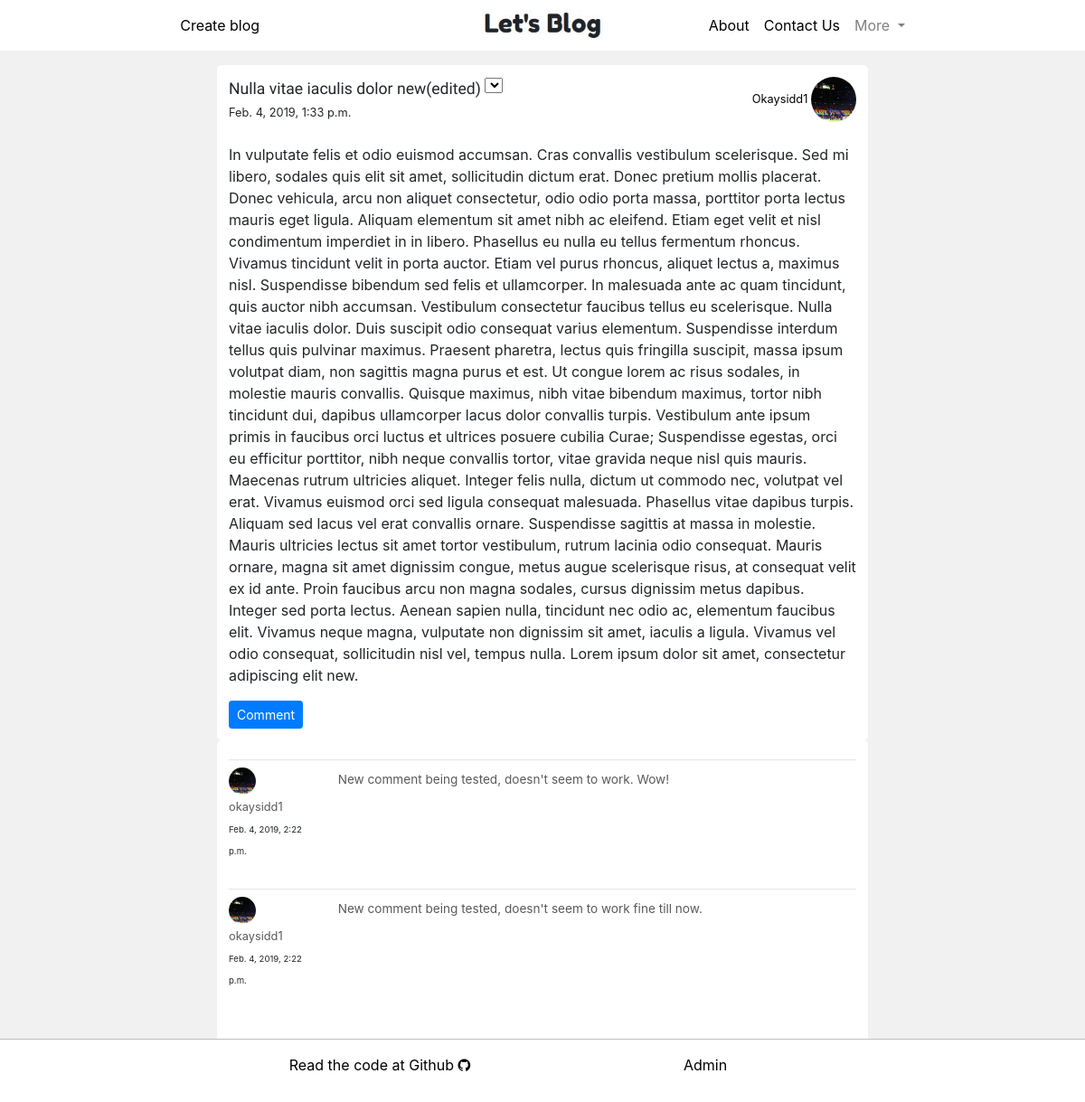
The page /post/8/ (signed in) on the database its author committed.
### blogs_app/models.py (models this page shows, shortened)
class Post_model(models.Model):
    author = models.ForeignKey(Author_model, on_delete=models.CASCADE)
    title_original = models.CharField(max_length=200)
    title_edited = models.CharField(max_length=200, default="")
    body_original = models.TextField()
    body_edited = models.TextField(default="")
    created_on = models.DateTimeField(auto_now_add=True)
    created_on = models.DateTimeField(default=timezone.now())
    modified_on = models.DateTimeField(blank=True, null=True)
    published_on = models.DateTimeField(blank=True, null=True)

class Comment_model(models.Model):
    post = models.ForeignKey(Post_model, on_delete=models.CASCADE)
    author = models.ForeignKey(Author_model, on_delete=models.CASCADE)
    comment_text = models.TextField()
    created_on = models.DateTimeField(auto_now_add=True)

### users_app/models.py (models this page shows, shortened)
class Author_model(models.Model):
    author_name = models.OneToOneField(User, on_delete=models.CASCADE, primary_key=True)
    git = models.URLField(max_length=128, blank=True)
    profile_pic = models.ImageField(default='default.jpeg', upload_to='profile_pics')
    def __str__(self):
        return str(self.author_name)

### blogs_app/views.py (the view)
# urls.py: path('post/<int:pk>/', DetailPostView.as_view(), name="post"),
class DetailPostView(LoginRequiredMixin, DetailView):
    login_url = '/login/'
    redirect_field_name = 'next'
    model = Post_model
    fields = ['title_original', 'body_original', 'created_on', 'author', 'published_on', 'title_edited', 'body_edited']
    def get_context_data(self, **kwargs):
        context = super().get_context_data(**kwargs)
        author = Author_model.objects.filter(post_model=get_object_or_404(Post_model, id=self.kwargs['pk']))[0].author_name
        context['title'] = 'Post by ' + str(author)
        comments = Comment_model.objects.filter(post=self.kwargs['pk']).order_by('-created_on')
        context['comments'] = comments
        return context

### blogs_app/templates/blogs_app/post_model_detail.html (shortened to what this page needs)
{% extends 'system_app/base.html' %}
{% block base_body_block %}
{% load staticfiles %}
<link rel="stylesheet" href="{% static 'blogs_app/post_model_detail.css' %}">
<br><br>
<div class="container post-complete">
{% if not post_model.published_on and post_model.author.author_name == user %}
  <div class="row ">
    <div class="col-md-8">
        <span class="post-title">{{ post_model.title_original }}</span>
        {% if post_model.author.author_name == user %}
          <select class="edit-post" onchange="location = this.value;">
            <option value=""></option>
            <option value="{% url 'blogs:edit-post' pk=post_model.pk %}">Edit Post&nbsp</option>
            <option value="{% url 'blogs:delete-post' pk=post_model.pk %}">Delete</option>
          </select>
        {% else %}
        {% endif %}
        <br>
        <small>Created on : {{ post_model.created_on }}</small>
    </div>
    <div class="col-md-4">
        <span class="author-name">
            <a class="black-href" href="{% url 'users:view-profile' pk=post_model.author.pk %}">
                <small>
                    {{ post_model.author|title}}
                </small>
                <img class="profile-pic" src="{{ post_model.author.profile_pic.url }}" alt="no image found">
            </a>
        </span>
    </div>
    </div><br>
    <p><span class="postarea">{{ post_model.body_original }}</span></p>
    {% if post_model.published_on %}
      <input id="comments-btn" onclick="display_comments()" type="submit" class="btn btn-primary btn-sm" value="Comment">
  </div>
    <div id="comments-all" class="container">
      <form class="comment-form form-group" action="{% url 'blogs:comment-post' pk=post_model.pk %}" method="POST">
        {% csrf_token %}
        <div class="row">
          <div class="col-md-10">
            <input type="text" name="comment-bar" class="comment-bar" placeholder="Add new comment">
          </div>
          <div class="col-md-2">
            <input type="submit" class="btn btn-primary btn-sm" value="Comment">
          </div>
        </div>
      </form>
    </div>
    <div class="comments-list container">
      {% for comment in comments %}
      <hr class="my-2">
      <div class="row">
        <div class="col-md-2">
          <a class="black-href" href="{% url 'users:view-profile' pk=comment.author.pk %}">
            <img class="comment-profile-pic" src="{{ comment.author.profile_pic.url }}" alt="No image found">
            <small class="comment-author">{{ comment.author }}</small><br>
          </a>
          <small class="comment-time">{{ comment.created_on }}</small>
        </div>
        <div class="col-md-10">
          <span class="font-comment">{{ comment.comment_text }}</span>
        </div>
      </div>
      <br>
      {% endfor %}
      <br>
  {% else %}
    <a class="btn btn-info" href="{% url 'blogs:publish-post' pk=post_model.pk %}">Publish</a>
  {% endif %}
  {% elif post_model.published_on %}
  <div class="row ">
    <div class="col-md-8">
        <span class="post-title">{{ post_model.title_original }}</span>
        {% if post_model.author.author_name == user %}
          <select class="edit-post" onchange="location = this.value;">
            <option value=""></option>
            {% if post_model.modified_on %}
              <option value="{% url 'blogs:history-post' pk=post_model.pk %}">View original version&nbsp</option>
            {% endif %}
            <option value="{% url 'blogs:edit-post' pk=post_model.pk %}">Edit Post&nbsp</option>
            <option value="{% url 'blogs:delete-post' pk=post_model.pk %}">Delete</option>
          </select>
        {% else %}
          {% if post_model.modified_on %}
          <select class="edit-post" onchange="location = this.value;">
            <option value=""></option>
              <option value="{% url 'blogs:history-post' pk=post_model.pk %}">View original version&nbsp</option>
          </select>
          {% endif %}
        {% endif %}
        <br>
        <small>{{ post_model.published_on }}</small>
    </div>
    <div class="col-md-4">
        <span class="author-name">
            <a class="black-href" href="{% url 'users:view-profile' pk=post_model.author.pk %}">
                <small>
                    {{ post_model.author|title}}
                </small>
                <img class="profile-pic" src="{{ post_model.author.profile_pic.url }}" alt="no image found">
            </a>
        </span>
    </div>
    </div><br>
    <p><span class="postarea">{{ post_model.body_original }}</span></p>
    {% if post_model.published_on %}
      <input id="comments-btn" onclick="display_comments()" type="submit" class="btn btn-primary btn-sm" value="Comment">
  </div>
    <div class="comments-list container">
      {% for comment in comments %}
      <hr class="my-2">
      <div class="row">
        <div class="col-md-2">
          <a class="black-href" href="{% url 'users:view-profile' pk=comment.author.pk %}">
            <img class="comment-profile-pic" src="{{ comment.author.profile_pic.url }}" alt="No image found">
            <small class="comment-author">{{ comment.author }}</small><br>
          </a>
          <small class="comment-time">{{ comment.created_on }}</small>
        </div>
        <div class="col-md-10">
          <span class="font-comment">{{ comment.comment_text }}</span>
        </div>
      </div>
      <br>
      {% endfor %}
      <br>
  {% else %}
    <a class="btn btn-info" href="{% url 'blogs:publish-post' pk=post_model.pk %}">Publish</a>
  {% endif %}
  {% else %}
    <h5>Post you're trying to view isn't published yet.</h5>
  {% endif %}
</div>
<br><br>
{% endblock %}

### system_app/static/system_app/base.css (style rules this page uses)
html, body { height: 100%; margin: 0px; }
.black-href { color: black; }

### blogs_app/static/blogs_app/post_model_detail.css (style rules this page uses)
.post-complete { background-color: white; padding: 13px; border-radius: 5px; }
body { background-color: #f1f1f1; }
.container { width: 60%; }
.author-name { float: right; }
.post-title { font-family: 'Expletus Sans', cursive; font-size: 1.1em; }
.black-href { color: black; }
.edit-post { width: 20px; height: 17px; }
.profile-pic { width: 50px; height: 50px; border-radius: 50%; object-fit: cover; }
.comment-profile-pic { width: 30px; height: 30px; border-radius: 50%; object-fit: cover; }
.comment-time { font-size: 0.6em; }
.font-comment { font-size: 0.85em; color: #595959; }
.comment-author { color: #595959; }
.comments-list { background-color: white; padding: 13px; border-radius: 5px; }

### rows shown on the page
Post_model: title_original "Nulla vitae iaculis dolor new(edited)", published_on "Feb. 4, 2019, 1:33 p.m.", author "Okaysidd1", author.profile_pic (picture), body_original "In vulputate felis et odio euismod accumsan. Cras convallis vestibulum scelerisque. Sed mi libero, sodales quis elit sit amet, sollicitudin dictum erat. Donec pretium mollis placerat. Donec vehicula, arcu non aliquet consectetur, odio odio porta massa, porttitor porta lectus mauris eget ligula. Aliquam elementum sit amet nibh ac eleifend. Etiam eget velit et nisl condimentum imperdiet in in libero. Phasellus eu nulla eu tellus fermentum rhoncus. Vivamus tincidunt velit in porta auctor. Etiam vel purus rhoncus, aliquet lectus a, maximus nisl. Suspendisse bibendum sed felis et ullamcorper. In malesuada ante ac quam tincidunt, quis auctor nibh accumsan. Vestibulum consectetur faucibus tellus…"
Comment_model: author.profile_pic (picture), author "okaysidd1", created_on "Feb. 4, 2019, 2:22 p.m.", comment_text "New comment being tested, doesn't seem to work. Wow!"
Comment_model: author.profile_pic (picture), author "okaysidd1", created_on "Feb. 4, 2019, 2:22 p.m.", comment_text "New comment being tested, doesn't seem to work fine till now."
